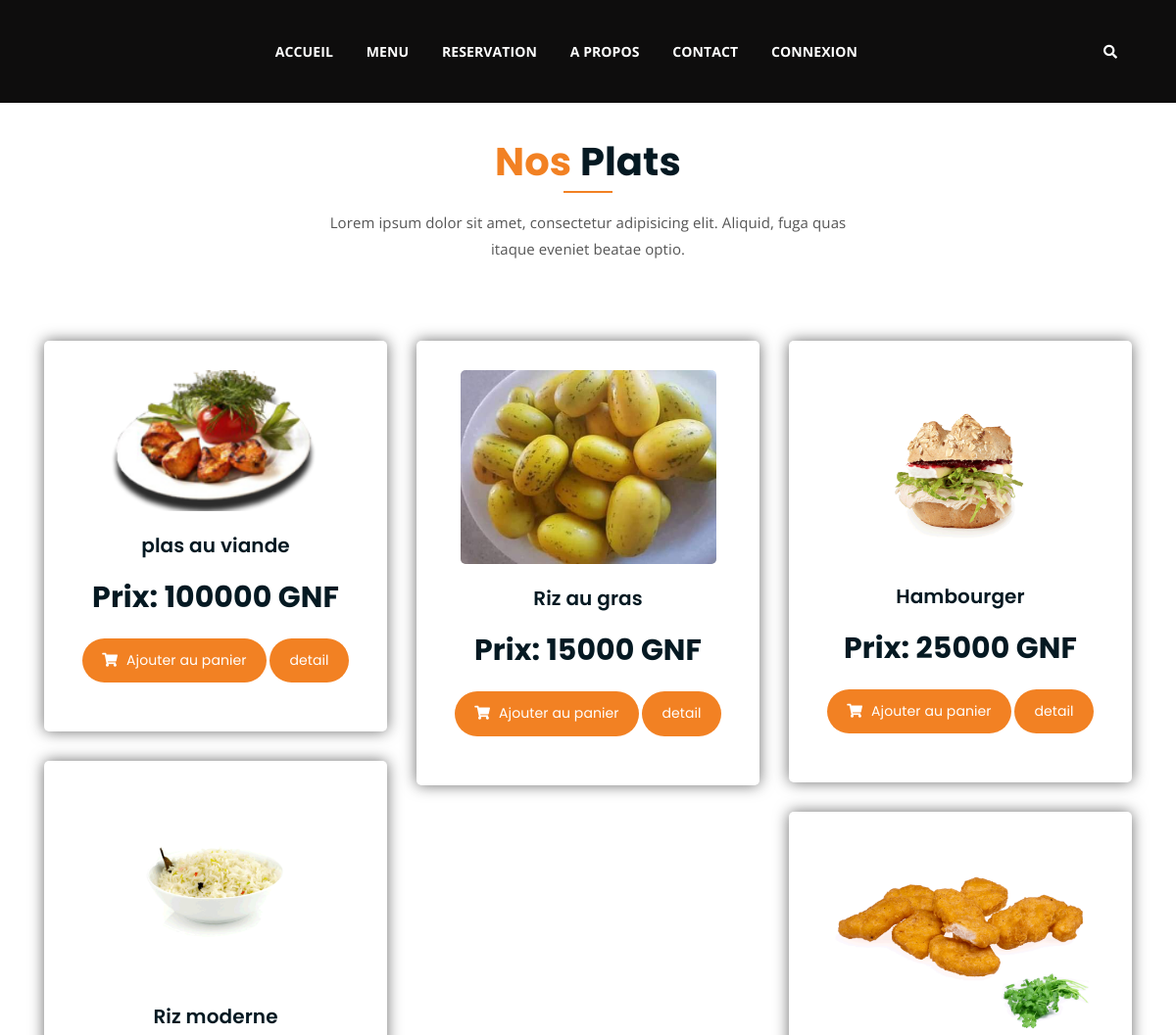
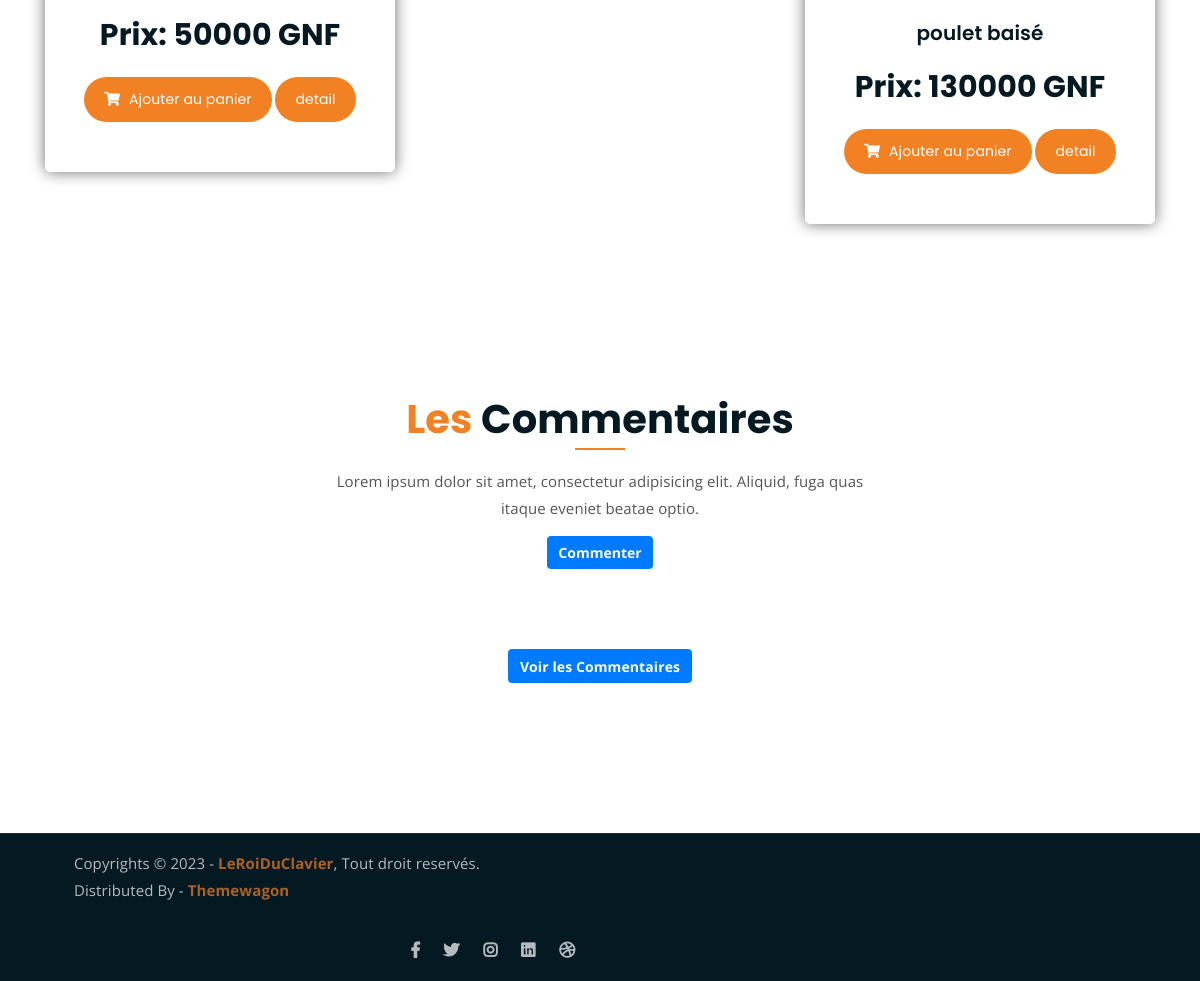
Screenshot of /categorie4 with the database file from the repository (2 pictures, top to bottom).
### gestion_produit/models.py (models this page shows, shortened)
class Categorie(models.Model):
    nom_categorie = models.CharField(max_length=50)
    class Meta:
        verbose_name=("Categorie")
        verbose_name_plural=("Categories")

class Produits(models.Model):
    nom = models.CharField(max_length=50)
    description = models.TextField()
    prix = models.PositiveIntegerField()
    image = models.ImageField(upload_to='%Y/%m/%d',blank=True,null=True)
    date = models.DateField(auto_now=True)
    categorie = models.ForeignKey(Categorie, on_delete=models.CASCADE)
    class Meta:
        verbose_name=("Produits")
        verbose_name_plural=("Produits")

### gestion_produit/views.py (the view)
def aff_categories(request,id_categorie):
    categorie = Categorie.objects.get(id=id_categorie)
    produit = Produits.objects.filter(categorie=categorie)
    context = {"categorie":categorie,
               "produit":produit}
    return render(request, 'gestion_produit/categories.html',context)

### gestion_produit/context_proccessor.py (called while the page is built)
def list_menu(request):
    donnees = Produits.objects.all()
    cat = Categorie.objects.all()
    context = {'donnees':donnees,"cat":cat}
    return context

### gestion_produit/templates/gestion_produit/categories.html
{% block header %}
	{% include "header.html" %}
{% endblock %}
<div class="product-section mt-150 mb-150">
	<div class="container">
		<div class="row">
			<div class="col-lg-8 offset-lg-2 text-center">
				<div class="section-title">
					<h3><span class="orange-text">Nos</span> {{ categorie.nom_categorie }}</h3>
					<p>Lorem ipsum dolor sit amet, consectetur adipisicing elit. Aliquid, fuga quas itaque eveniet beatae optio.</p>
				</div>
			</div>
		</div>
		<div class="row product-lists">
			{% for Produits in produit  %}
			<div class="col-lg-4 col-md-6 text-center berry">
				<div class="single-product-item">
					<div class="product-image">
						<a href="{% url 'detail_produit' Produits.id %}"><img src="{{ Produits.image.url }}" alt="{{Produits.nom}}" ></a>
					</div>
					<h3>{{ Produits.nom }}</h3>
					<p class="product-price">Prix: {{ Produits.prix }} GNF</p>
					<a href="{% url 'add_to_card' Produits.id %}" class="cart-btn"><i class="fas fa-shopping-cart"></i> Ajouter au panier</a>
					<a href="detail_produit/{{Produits.id}}" class="cart-btn"> detail</a>
				</div>
			</div>
			{% empty %}
			<center>
				<h3> ce produit n'existe pas pour le moment !!!</h3>
			</center>			{% endfor %}
		</div>
	</div>
</div>
{% block footer %}
	{% include "footer.html" %}
{% endblock %}

### gestion_produit/static/gestion_produit/assets/css/main.css (style rules this page uses)
html { font-size: 14px; font-weight: 400; line-height: 28px; height: 100%; }
body { font-family: "Open Sans", sans-serif; font-weight: 400; font-size: 1rem; letter-spacing: 0.1px; line-height: 1.8; color: #051922; overflow-x: hidden; }
body img { max-width: 100%; }
a { cursor: pointer; text-decoration: none; -webkit-transition: all 0.2s ease-in-out; -o-transition: all 0.2s ease-in-out; transition: all 0.2s ease-in-out; }
h1, .h1, h2, .h2, h3, .h3, h4, .h4, h5, .h5, h6, .h6 { font-family: "Poppins", sans-serif; font-weight: 700; margin: 0 0 1.25rem 0; color: #051922; }
h3, .h3 { font-size: 2rem; font-weight: 700; line-height: 2.25rem; }
p { font-family: "Open Sans", sans-serif; font-weight: 400; font-size: 1rem; letter-spacing: 0.1px; line-height: 1.8; color: #051922; margin: 0 0 1.25rem 0; }
p:last-child { margin: 0; }
.mt-150 { margin-top: 150px; }
.mb-150 { margin-bottom: 150px; }
.orange-text { color: #F28123; }
a.boxed-btn, a.bordered-btn, a.cart-btn { border-radius: 50px; }
.section-title h3 { font-size: 40px; position: relative; padding-bottom: 15px; }
.section-title h3:after { position: absolute; content: ''; left: 0px; right: 0px; bottom: 0px; width: 50px; height: 2px; background-color: #F28123; margin: 0 auto; }
.section-title p { font-size: 15px; width: 530px; margin: 0 auto; color: #555; margin-top: 10px; line-height: 1.8; }
.section-title { margin-bottom: 80px; }
.product-image img { -webkit-transition: 0.3s; -o-transition: 0.3s; transition: 0.3s; }
a.cart-btn { -webkit-transition: 0.3s; -o-transition: 0.3s; transition: 0.3s; }
.single-product-item { -webkit-transition: 0.3s; -o-transition: 0.3s; transition: 0.3s; }
html, body { height: 100%; }
.single-product-item { margin-bottom: 30px; }
.product-image { padding: 30px; padding-bottom: 0; }
.product-image img { width: 90%; border-radius: 5px; margin-bottom: 20px; }
.single-product-item h3 { font-size: 20px; font-weight: 600; margin-bottom: 10px; }
p.product-price { font-family: 'Poppins', sans-serif; font-size: 30px; font-weight: 700; margin-bottom: 15px; }
a.cart-btn { font-family: 'Poppins', sans-serif; display: inline-block; background-color: #F28123; color: #fff; padding: 10px 20px; }
a.cart-btn i { margin-right: 5px; }
.single-product-item { -webkit-box-shadow: 0 0 15px #6d6d6d; box-shadow: 0 0 15px #6d6d6d; padding-bottom: 50px; border-radius: 5px; }

### rows the page displays
Categorie: nom_categorie "Plats"
Produits: image (picture), nom "plas au viande", prix "100000"
Produits: image (picture), nom "Riz au gras", prix "15000"
Produits: image (picture), nom "Hambourger", prix "25000"
Produits: image (picture), nom "Riz moderne", prix "50000"
Produits: image (picture), nom "poulet baisé", prix "130000"
